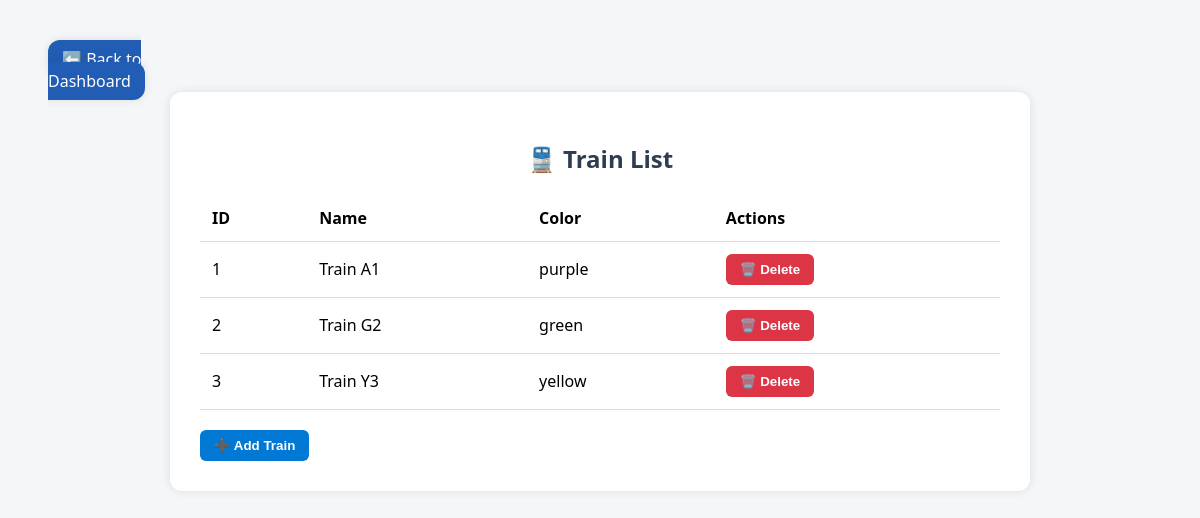
Page /admin/trains on the earlier database version.
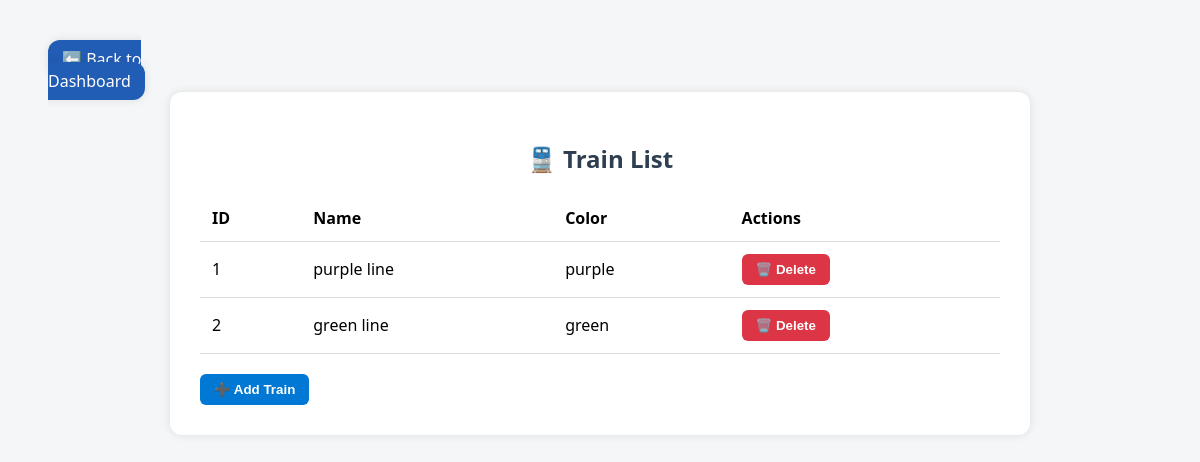
Same page on the later database version.
### models.py (models this page shows)
class Train(db.Model):
    id = db.Column(db.Integer, primary_key=True)
    name = db.Column(db.String(100),nullable=False, unique=True)
    line_id = db.Column(db.Integer, db.ForeignKey('metro_line.id'), nullable=False)
    line = db.relationship('MetroLine', backref='trains')

class MetroLine(db.Model):
    id = db.Column(db.Integer, primary_key=True)
    name = db.Column(db.String(50), unique=True)
    color = db.Column(db.String(20))
    stations = db.relationship('Station', backref='line', lazy=True)

### routes/admin_routes.py (the view)
@admin_bp.route('/admin/trains')
def view_trains():
    trains = Train.query.all()
    return render_template('admin_trains.html', trains=trains)

### templates/admin_trains.html (shortened to what this page needs)
<!DOCTYPE html>
<html lang="en">
<head>
</head>
<body>
    <a href="/admin/dashboard" class="btn1" style="margin-right: 1000px;">⬅️ Back to Dashboard</a>
    <div class="container">
        <h2>🚆 Train List</h2>
        <table>
            <thead>
                <tr>
                    <th>ID</th>
                    <th>Name</th>
                    <th>Color</th>
                    <th>Actions</th>
                </tr>
            </thead>
            <tbody>
                {% for train in trains %}
                <tr>
                    <td>{{ train.id }}</td>
                    <td>{{ train.name }}</td>
                    <td>{{ train.line.color }}</td>
                    <td>
                        <form method="post" action="/admin/trains/delete/{{ train.id }}">
                            <button type="submit" class="btn btn-delete">🗑️ Delete</button>
                        </form>
                    </td>
                </tr>
                {% endfor %}
            </tbody>
        </table>
        <button class="btn btn-add" onclick="addTrainViaConsole()">➕ Add Train</button>
    </div>
</body>
</html>

Differences in the rows shown:
removed Train: id "3", name "Train Y3", line.color "yellow"
changed Train "purple": name "Train A1" → "purple line"
changed Train "green": name "Train G2" → "green line"
